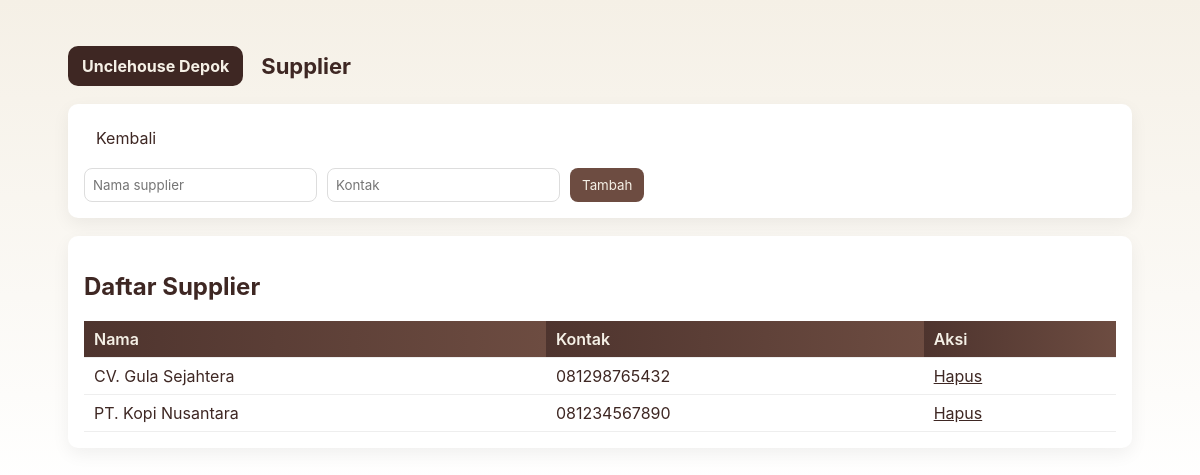
The page /supplier_list.php (signed in) on the database its author committed.
### tables this page shows
CREATE TABLE suppliers (
  id INT AUTO_INCREMENT PRIMARY KEY,
  name VARCHAR(150),
  contact VARCHAR(150),
  created_at TIMESTAMP DEFAULT CURRENT_TIMESTAMP
);

### supplier_list.php (the view, shortened to what this page needs)
<?php
require 'config.php';
$suppliers = $pdo->query('SELECT * FROM suppliers ORDER BY id DESC')->fetchAll();
?>
<!doctype html><html><head><meta charset='utf-8'><meta name='viewport' content='width=device-width,initial-scale=1'>
<title>Supplier</title><link rel="stylesheet" href="style.css"></head><body>
<div class="container"><header><div class="brand">Unclehouse Depok</div><div><h1>Supplier</h1></div></header>
<div class="card"><a href="dashboard.php" class="btn">Kembali</a>
  <form method="post" class="form-row" style="margin-top:12px;">
    <input name="name" placeholder="Nama supplier" required>
    <input name="contact" placeholder="Kontak">
    <button class="btn btn-primary" type="submit">Tambah</button>
  </form>
</div>
<div class="card"><h2>Daftar Supplier</h2><table><thead><tr><th>Nama</th><th>Kontak</th><th>Aksi</th></tr></thead><tbody>
<?php foreach($suppliers as $s): ?><tr><td><?php echo htmlspecialchars($s['name']); ?></td><td><?php echo htmlspecialchars($s['contact']); ?></td><td><a href="supplier_list.php?delete=<?php echo $s['id']; ?>" onclick="return confirm('Hapus?')">Hapus</a></td></tr><?php endforeach; ?>
</tbody></table></div></div></body></html>

### style.css (style rules this page uses)
:root { --brown-900:#3e2723;--brown-800:#4e342e;--brown-700:#6d4c41;--brown-500:#8d6e63;--cream:#f5f0e6;--accent:#d7b89d; }
* { box-sizing:border-box;font-family:Inter,system-ui,Roboto,Arial; }
body { margin:0;background:linear-gradient(180deg,var(--cream),#fff);color:var(--brown-900); }
.container { max-width:1100px;margin:28px auto;padding:18px; }
header { display:flex;align-items:center;gap:18px; }
.brand { background:var(--brown-900);color:var(--cream);padding:10px 14px;border-radius:10px;font-weight:700; }
.card { background:#fff;border-radius:10px;padding:16px;box-shadow:0 6px 18px rgba(0,0,0,0.06);margin-top:18px; }
h1 { margin:0;font-size:22px;color:var(--brown-900); }
table { width:100%;border-collapse:collapse;margin-top:12px; }
th,td { padding:8px 10px;border-bottom:1px solid #eee;text-align:left; }
th { background:linear-gradient(90deg,var(--brown-800),var(--brown-700));color:var(--cream);font-weight:600; }
.btn { display:inline-block;padding:8px 12px;border-radius:8px;text-decoration:none;border:none;cursor:pointer; }
.btn-primary { background:var(--brown-700);color:var(--cream); }
.form-row { display:flex;gap:10px;flex-wrap:wrap; }
input, select, textarea { padding:8px;border-radius:8px;border:1px solid #ddd;min-width:150px; }
a { color:inherit; }

### rows shown on the page
suppliers: name "CV. Gula Sejahtera", contact "081298765432"
suppliers: name "PT. Kopi Nusantara", contact "081234567890"
